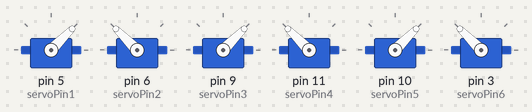
A sketch run on a simulated Arduino Uno, built with avr-gcc and run on an emulated ATmega328P. Shown: 6 × servo.

Above: at 0.05 s.
At 1.55 s:
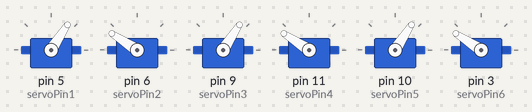
At 3.95 s:
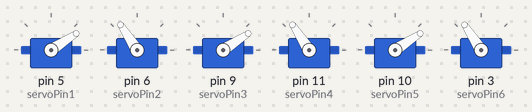
Timing chart, 0 to 6.4 s (numbered marks = the images above):
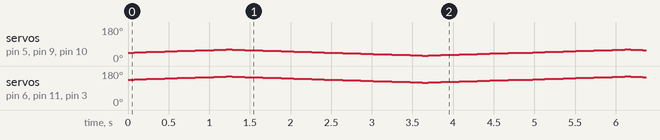

The sketch:

Stewart_Platform_Twisting_Motion.ino
```cpp
#include <Servo.h>

Servo Servo1;
Servo Servo2;
Servo Servo3;
Servo Servo4;
Servo Servo5;
Servo Servo6;

int servoPin1 = 5;
int servoPin2 = 6;
int servoPin3 = 9;
int servoPin4 = 11;
int servoPin5 = 10;
int servoPin6 = 3;

void setup() {
  // put your setup code here, to run once:
  Servo1.attach(servoPin1);
  Servo2.attach(servoPin2);
  Servo3.attach(servoPin3);
  Servo4.attach(servoPin4);
  Servo5.attach(servoPin5);
  Servo6.attach(servoPin6);
}

void loop() {
  // put your main code here, to run repeatedly:
  int i = 45;
  int theta = 15;
  while(i <= 45+theta) {
    Servo1.write(i);
    Servo2.write(90+i);
    Servo3.write(i);
    Servo4.write(90+i);
    Servo5.write(i);
    Servo6.write(90+i);

    delay(75);

    i++;
  }

  while(i >= 45-theta) {
    Servo1.write(i);
    Servo2.write(90+i);
    Servo3.write(i);
    Servo4.write(90+i);
    Servo5.write(i);
    Servo6.write(90+i);

    delay(75);

    i--;
  }

  while(i <= 45) {
    Servo1.write(i);
    Servo2.write(90+i);
    Servo3.write(i);
    Servo4.write(90+i);
    Servo5.write(i);
    Servo6.write(90+i);

    delay(75);

    i++;
  }
}
```
